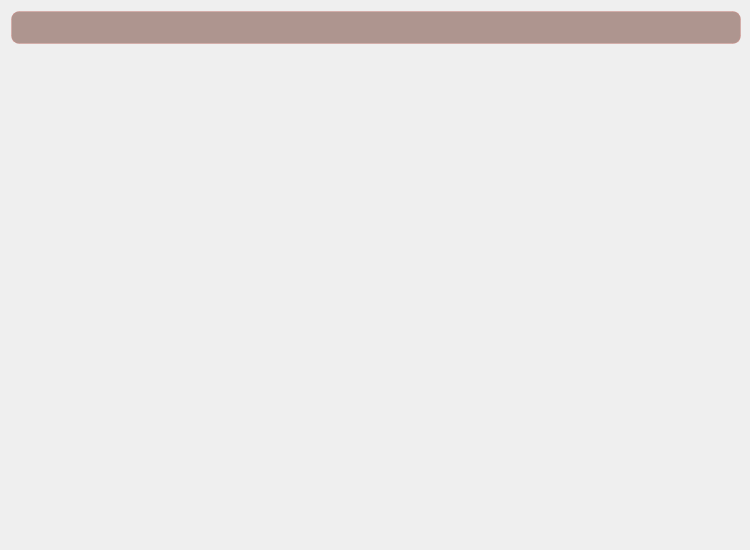
<?xml version="1.0" encoding="UTF-8"?>
<ui version="4.0">
 <class>AdminBooksWidget</class>
 <widget class="QWidget" name="AdminBooksWidget">
  <property name="geometry">
   <rect>
    <x>0</x>
    <y>0</y>
    <width>750</width>
    <height>550</height>
   </rect>
  </property>
  <property name="minimumSize">
   <size>
    <width>750</width>
    <height>550</height>
   </size>
  </property>
  <property name="maximumSize">
   <size>
    <width>750</width>
    <height>550</height>
   </size>
  </property>
  <property name="windowTitle">
   <string>Form</string>
  </property>
  <layout class="QVBoxLayout" name="verticalLayout">
   <item>
    <widget class="QLabel" name="error_label">
     <property name="sizePolicy">
      <sizepolicy hsizetype="Fixed" vsizetype="Fixed">
       <horstretch>0</horstretch>
       <verstretch>0</verstretch>
      </sizepolicy>
     </property>
     <property name="minimumSize">
      <size>
       <width>730</width>
       <height>0</height>
      </size>
     </property>
     <property name="maximumSize">
      <size>
       <width>730</width>
       <height>16777215</height>
      </size>
     </property>
     <property name="styleSheet">
      <string notr="true">QLabel {
    background-color: rgba(93, 37, 25, 0.45);  /* پس‌زمینه شیشه‌ای شرابی/شکلاتی تیره */
    border: 1px solid rgba(217, 136, 128, 0.35); /* مرز ملو متمایل به رز-گلد شفاف */
    border-radius: 8px;                         /* گوشه‌های نرم */
    color: #FADBD8;                             /* رنگ متن صورتی بسیار ملایم و خوانا */
    font-family: &quot;Segoe UI&quot;, &quot;Tahoma&quot;;
    font-size: 13px;
    font-weight: bold;
    padding: 8px 16px;                          /* ایجاد فضای تنفس داخلی برای حالت شیشه‌ای */
    qproperty-alignment: 'AlignCenter';         /* وسط‌چین کردن متن خطا */
}</string>
     </property>
     <property name="text">
      <string/>
     </property>
     <property name="alignment">
      <set>Qt::AlignCenter</set>
     </property>
     <property name="wordWrap">
      <bool>true</bool>
     </property>
    </widget>
   </item>
   <item>
    <widget class="QListWidget" name="listWidget">
     <property name="styleSheet">
      <string notr="true">/* کاملاً شفاف کردن پس‌زمینه و حذف مرزهای لیست اصلی */
QListWidget {
    background-color: transparent;
    background: transparent;
    border: none;
    outline: none;
    padding: 10px;
}


QListWidget::item:selected {
    background-color: rgba(139, 90, 43, 0.7);
    border: 1px solid #D2B48C;
}
/* اسکرول‌بار شیشه‌ای و هماهنگ */
QScrollBar:vertical {
    background: transparent;
    width: 8px;
    margin: 0px;
}
QScrollBar::handle:vertical {
    background: rgba(111, 78, 55, 0.6); /* دستگیره قهوه‌ای نیمه شفاف */
    border-radius: 4px;
    min-height: 20px;
}
QScrollBar::handle:vertical:hover {
    background: rgba(139, 90, 43, 0.8);
}
QScrollBar::add-line:vertical, QScrollBar::sub-line:vertical {
    background: none; /* حذف دکمه‌های بالا و پایین اسکرول */
}</string>
     </property>
    </widget>
   </item>
  </layout>
 </widget>
 <resources/>
 <connections/>
</ui>
